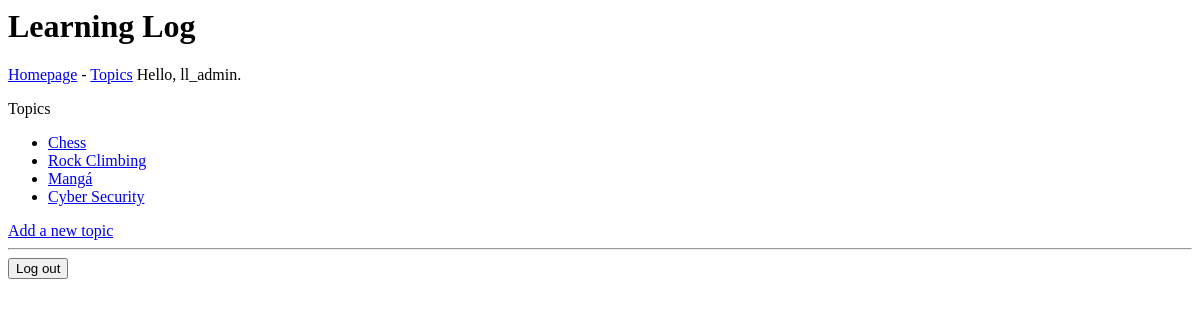
Page /topics/ (signed in) on the earlier database version.
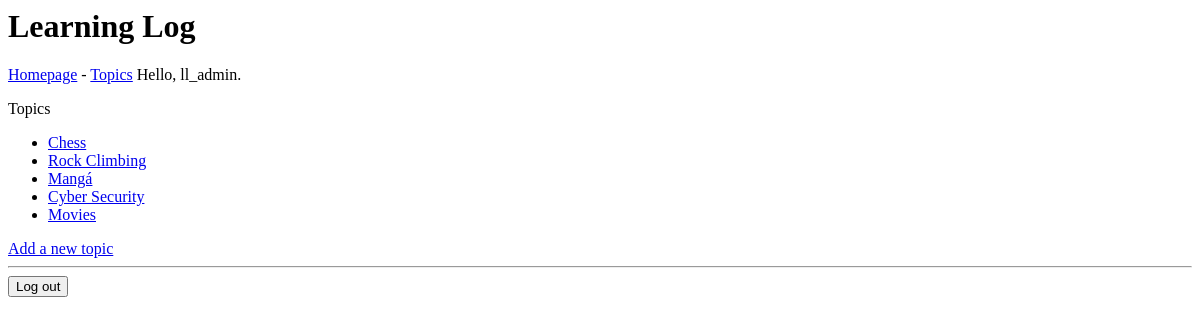
Same page on the later database version.
### learning_logs/models.py (models this page shows, shortened)
class Topic(models.Model):
    text = models.CharField(max_length=200)
    date_added = models.DateTimeField(auto_now_add=True)
    owner = models.ForeignKey(User, on_delete=models.CASCADE)

### learning_logs/views.py (the view)
# urls.py: path('topics/', views.topics, name='topics'),
@login_required
def topics(request):
    topics = Topic.objects.order_by('date_added')
    topics = Topic.objects.filter(owner=request.user).order_by('date_added')
    context = {'topics': topics}
    return render(request, 'learning_logs/topics.html', context)

### learning_logs/templates/learning_logs/topics.html (shortened to what this page needs)
{% extends 'learning_logs/base.html' %}
{% block content %}
    <p>Topics</p>
    <ul>
        {% for topic in topics %}
            <li>
                <a href="{% url 'learning_logs:topic' topic.id %}">
                {{ topic.text }}</a></li>
        {% empty %}
            <li>No topics have been added yet.</li>
        {% endfor %}
    </ul>
    <a href="{% url 'learning_logs:new_topic' %}">Add a new topic</a>
{% endblock content %}

### learning_logs/templates/learning_logs/base.html (shortened to what this page needs)
<header>
    <h1>Learning Log</h1>
    <a href="{% url 'learning_logs:index' %}">Homepage</a> -
    <a href="{% url 'learning_logs:topics' %}">Topics</a>
    {% if user.is_authenticated %}
        Hello, {{ user.username }}.
    {% else %}
        <a href="{% url 'accounts:register' %}">Register</a> -
        <a href="{% url 'accounts:login' %}">Log in</a>
    {% endif %}
</header>
{% block content %}{% endblock content %}
{% if user.is_authenticated %}
    <hr />
    <form action="{% url 'accounts:logout' %}" method='post'>
        <button name='submit'>Log out</button>
    </form>
{% endif %}

Differences in the rows shown:
added Topic: text "Movies"
